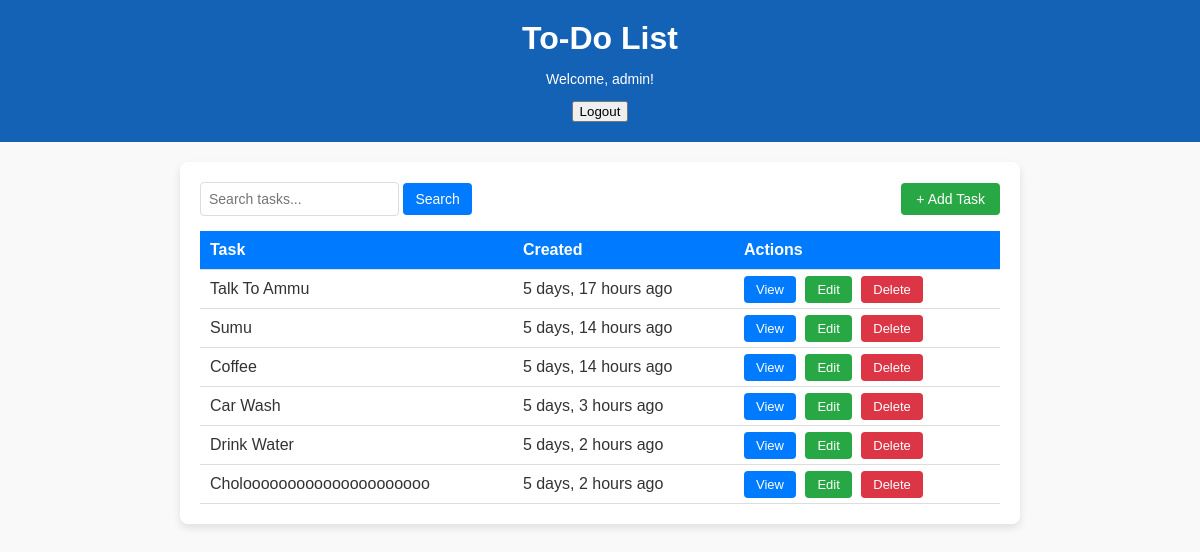
Before: / (signed in) with the older database file.
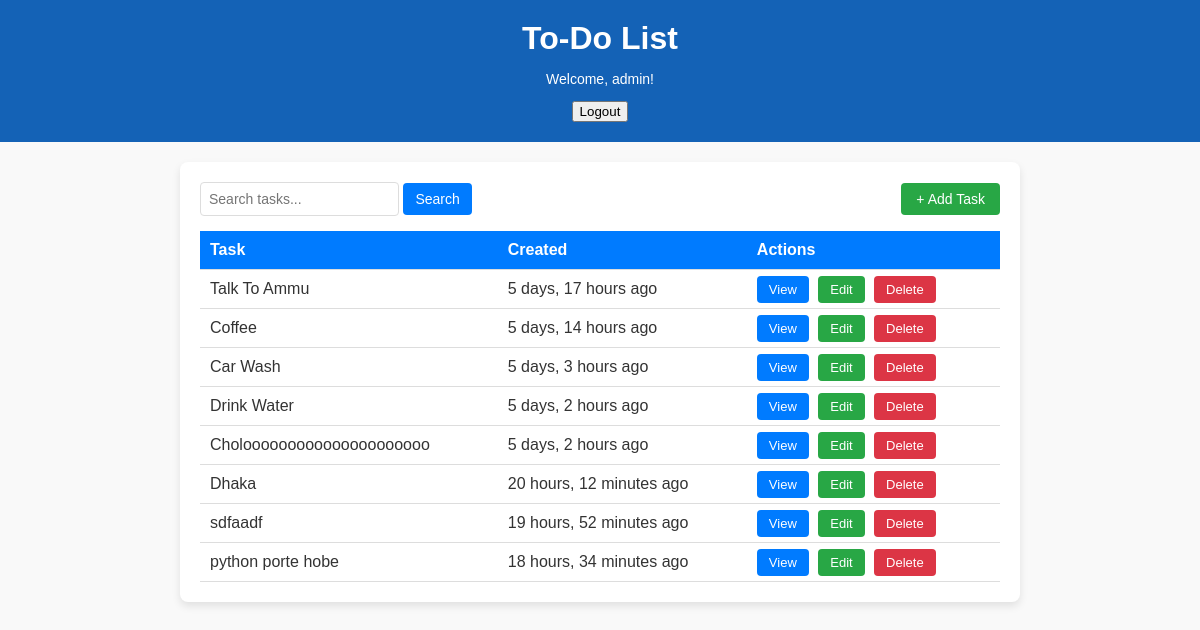
After: the same page with the newer database file.
### base/models.py (models this page shows, shortened)
class Task(models.Model):
    user = models.ForeignKey(User, on_delete=models.CASCADE, null=True, blank=True)
    title = models.CharField(max_length=250)
    description = models.TextField(null=True, blank=True)
    complete =  models.BooleanField(default=False)
    create = models.DateTimeField(auto_now_add=True)
    class Meta:
        ordering = ['-complete']

### base/views.py (the view)
# urls.py: path("", TaskListView.as_view(), name="tasks"),  # Task list (Homepage)
class TaskListView(LoginRequiredMixin, ListView):
    model = Task
    context_object_name = "tasks"
    template_name = "base/TaskListView.html"
    def get_queryset(self):
        return Task.objects.filter(
            user=self.request.user,
            title__icontains=self.request.GET.get("q", "")
        )

### base/templates/base/TaskListView.html (shortened to what this page needs)
<!DOCTYPE html>
<html lang="en">
<head>
</head>
<body>
    <header>
        <h1>To-Do List</h1>
        <div class="auth">
            {% if user.is_authenticated %}
                <p>Welcome, {{ user.username }}!</p>
                <form action="{% url 'logout' %}" method="post">
                    <button type="submit">Logout</button>
                </form>
            {% else %}
                <a href="{% url 'login' %}">Login</a>
            {% endif %}
        </div>
    </header>
    <main>
        <div class="top-section">
            <div class="search-box">
                <form method="GET" action="">
                    <input type="text" name="q" placeholder="Search tasks..." value="{{ search_query }}">
                    <button type="submit">Search</button>
                </form>
            </div>
            <div class="add-task">
                <a href="{% url 'task-create' %}">+ Add Task</a>
            </div>
        </div>
        <table>
            <thead>
                <tr>
                    <th>Task</th>
                    <th>Created</th>
                    <th>Actions</th>
                </tr>
            </thead>
            <tbody>
                {% for task in tasks %}
                <tr>
                    <td>{{ task.title }}</td>
                    <td>{{ task.create|timesince }} ago</td>
                    <td>
                        <a href="{% url 'task' task.id %}" class="btn btn-view">View</a>
                        <a href="{% url 'task-update' task.id %}" class="btn btn-edit">Edit</a>
                        <a href="{% url 'task-delete' task.id %}" class="btn btn-delete">Delete</a>
                    </td>
                </tr>
                {% empty %}
                <tr>
                    <td colspan="3" class="empty-list">No tasks found.</td>
                </tr>
                {% endfor %}
            </tbody>
        </table>
    </main>
</body>
</html>

### base/templates/base/TaskListView.html (style rules this page uses)
body { font-family: Arial, sans-serif; margin: 0; padding: 0; background-color: #f9f9f9; color: #333; }
header { background-color: rgb(20, 98, 182); color: #fff; padding: 20px; text-align: center; }
header h1 { margin: 0; color: white; }
header .auth { margin-top: 10px; font-size: 14px; }
main { max-width: 800px; margin: 20px auto; background-color: #fff; padding: 20px; border-radius: 8px; box-shadow: 0 4px 8px rgba(0, 0, 0, 0.1); }
.top-section { display: flex; justify-content: space-between; align-items: center; flex-wrap: wrap; margin-bottom: 15px; }
.search-box { display: flex; gap: 10px; flex-grow: 1; }
.search-box input { padding: 8px; border: 1px solid #ddd; border-radius: 4px; flex-grow: 1; font-size: 14px; }
.search-box button { padding: 8px 12px; background-color: #007bff; color: white; border: none; border-radius: 4px; cursor: pointer; font-size: 14px; }
.add-task a { text-decoration: none; background-color: #28a745; color: white; padding: 8px 15px; border-radius: 4px; font-size: 14px; }
table { width: 100%; border-collapse: collapse; margin-top: 10px; }
th, td { text-align: left; padding: 10px; border-bottom: 1px solid #ddd; }
th { background-color: #007bff; color: white; }
.btn { padding: 6px 12px; border-radius: 4px; font-size: 13px; text-decoration: none; color: white; margin-right: 5px; }
.btn-view { background-color: #007bff; }
.btn-edit { background-color: #28a745; }
.btn-delete { background-color: #dc3545; }

Changed rows visible on the page:
removed Task: title "Sumu", create "5 days, 14 hours"
added Task: title "Dhaka", create "20 hours, 12 minutes"
added Task: title "sdfaadf", create "19 hours, 52 minutes"
added Task: title "python porte hobe", create "18 hours, 34 minutes"
